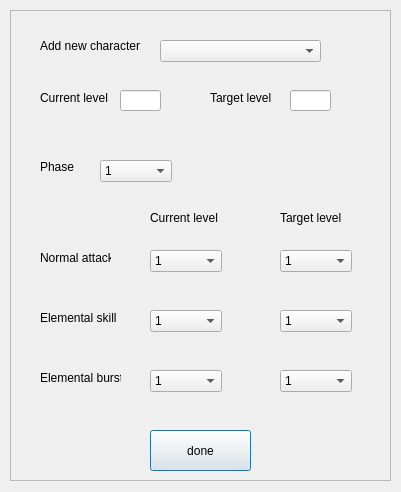
<?xml version="1.0" encoding="UTF-8"?>
<ui version="4.0">
 <class>add_new_character</class>
 <widget class="QDialog" name="add_new_character">
  <property name="geometry">
   <rect>
    <x>0</x>
    <y>0</y>
    <width>401</width>
    <height>492</height>
   </rect>
  </property>
  <property name="windowTitle">
   <string>Add new character</string>
  </property>
  <widget class="QFrame" name="frame">
   <property name="geometry">
    <rect>
     <x>10</x>
     <y>10</y>
     <width>381</width>
     <height>471</height>
    </rect>
   </property>
   <property name="autoFillBackground">
    <bool>true</bool>
   </property>
   <property name="frameShape">
    <enum>QFrame::StyledPanel</enum>
   </property>
   <property name="frameShadow">
    <enum>QFrame::Raised</enum>
   </property>
   <widget class="QLabel" name="label">
    <property name="geometry">
     <rect>
      <x>30</x>
      <y>20</y>
      <width>101</width>
      <height>31</height>
     </rect>
    </property>
    <property name="text">
     <string>Add new character:</string>
    </property>
   </widget>
   <widget class="QComboBox" name="comboBox">
    <property name="geometry">
     <rect>
      <x>150</x>
      <y>30</y>
      <width>161</width>
      <height>22</height>
     </rect>
    </property>
   </widget>
   <widget class="QPushButton" name="pushButton">
    <property name="geometry">
     <rect>
      <x>140</x>
      <y>420</y>
      <width>101</width>
      <height>41</height>
     </rect>
    </property>
    <property name="text">
     <string>done</string>
    </property>
   </widget>
   <widget class="QLabel" name="label_2">
    <property name="geometry">
     <rect>
      <x>30</x>
      <y>80</y>
      <width>71</width>
      <height>16</height>
     </rect>
    </property>
    <property name="text">
     <string>Current level</string>
    </property>
   </widget>
   <widget class="QLabel" name="label_3">
    <property name="geometry">
     <rect>
      <x>200</x>
      <y>80</y>
      <width>71</width>
      <height>16</height>
     </rect>
    </property>
    <property name="text">
     <string>Target level</string>
    </property>
   </widget>
   <widget class="QLineEdit" name="lineEdit">
    <property name="geometry">
     <rect>
      <x>110</x>
      <y>80</y>
      <width>41</width>
      <height>21</height>
     </rect>
    </property>
   </widget>
   <widget class="QLineEdit" name="lineEdit_2">
    <property name="geometry">
     <rect>
      <x>280</x>
      <y>80</y>
      <width>41</width>
      <height>21</height>
     </rect>
    </property>
   </widget>
   <widget class="QLabel" name="label_4">
    <property name="geometry">
     <rect>
      <x>30</x>
      <y>150</y>
      <width>47</width>
      <height>13</height>
     </rect>
    </property>
    <property name="text">
     <string>Phase</string>
    </property>
   </widget>
   <widget class="QLabel" name="label_5">
    <property name="geometry">
     <rect>
      <x>30</x>
      <y>240</y>
      <width>71</width>
      <height>16</height>
     </rect>
    </property>
    <property name="text">
     <string>Normal attack</string>
    </property>
   </widget>
   <widget class="QLabel" name="label_6">
    <property name="geometry">
     <rect>
      <x>30</x>
      <y>300</y>
      <width>81</width>
      <height>16</height>
     </rect>
    </property>
    <property name="text">
     <string>Elemental skill</string>
    </property>
   </widget>
   <widget class="QLabel" name="label_7">
    <property name="geometry">
     <rect>
      <x>30</x>
      <y>360</y>
      <width>81</width>
      <height>16</height>
     </rect>
    </property>
    <property name="text">
     <string>Elemental burst</string>
    </property>
   </widget>
   <widget class="QLabel" name="label_8">
    <property name="geometry">
     <rect>
      <x>270</x>
      <y>200</y>
      <width>71</width>
      <height>16</height>
     </rect>
    </property>
    <property name="text">
     <string>Target level</string>
    </property>
   </widget>
   <widget class="QLabel" name="label_9">
    <property name="geometry">
     <rect>
      <x>140</x>
      <y>200</y>
      <width>71</width>
      <height>16</height>
     </rect>
    </property>
    <property name="text">
     <string>Current level</string>
    </property>
   </widget>
   <widget class="QComboBox" name="comboBox_2">
    <property name="geometry">
     <rect>
      <x>90</x>
      <y>150</y>
      <width>72</width>
      <height>22</height>
     </rect>
    </property>
    <item>
     <property name="text">
      <string>1</string>
     </property>
    </item>
    <item>
     <property name="text">
      <string>2</string>
     </property>
    </item>
    <item>
     <property name="text">
      <string>3</string>
     </property>
    </item>
    <item>
     <property name="text">
      <string>4</string>
     </property>
    </item>
    <item>
     <property name="text">
      <string>5</string>
     </property>
    </item>
    <item>
     <property name="text">
      <string>6</string>
     </property>
    </item>
   </widget>
   <widget class="QComboBox" name="comboBox_4">
    <property name="geometry">
     <rect>
      <x>140</x>
      <y>240</y>
      <width>72</width>
      <height>22</height>
     </rect>
    </property>
    <property name="currentIndex">
     <number>0</number>
    </property>
    <property name="maxVisibleItems">
     <number>11</number>
    </property>
    <item>
     <property name="text">
      <string>1</string>
     </property>
    </item>
    <item>
     <property name="text">
      <string>2</string>
     </property>
    </item>
    <item>
     <property name="text">
      <string>3</string>
     </property>
    </item>
    <item>
     <property name="text">
      <string>4</string>
     </property>
    </item>
    <item>
     <property name="text">
      <string>5</string>
     </property>
    </item>
    <item>
     <property name="text">
      <string>6</string>
     </property>
    </item>
    <item>
     <property name="text">
      <string>7</string>
     </property>
    </item>
    <item>
     <property name="text">
      <string>8</string>
     </property>
    </item>
    <item>
     <property name="text">
      <string>9</string>
     </property>
    </item>
    <item>
     <property name="text">
      <string>10</string>
     </property>
    </item>
   </widget>
   <widget class="QComboBox" name="comboBox_10">
    <property name="geometry">
     <rect>
      <x>270</x>
      <y>240</y>
      <width>72</width>
      <height>22</height>
     </rect>
    </property>
    <property name="currentIndex">
     <number>0</number>
    </property>
    <property name="maxVisibleItems">
     <number>11</number>
    </property>
    <item>
     <property name="text">
      <string>1</string>
     </property>
    </item>
    <item>
     <property name="text">
      <string>2</string>
     </property>
    </item>
    <item>
     <property name="text">
      <string>3</string>
     </property>
    </item>
    <item>
     <property name="text">
      <string>4</string>
     </property>
    </item>
    <item>
     <property name="text">
      <string>5</string>
     </property>
    </item>
    <item>
     <property name="text">
      <string>6</string>
     </property>
    </item>
    <item>
     <property name="text">
      <string>7</string>
     </property>
    </item>
    <item>
     <property name="text">
      <string>8</string>
     </property>
    </item>
    <item>
     <property name="text">
      <string>9</string>
     </property>
    </item>
    <item>
     <property name="text">
      <string>10</string>
     </property>
    </item>
   </widget>
   <widget class="QComboBox" name="comboBox_5">
    <property name="geometry">
     <rect>
      <x>140</x>
      <y>300</y>
      <width>72</width>
      <height>22</height>
     </rect>
    </property>
    <property name="currentIndex">
     <number>0</number>
    </property>
    <property name="maxVisibleItems">
     <number>11</number>
    </property>
    <item>
     <property name="text">
      <string>1</string>
     </property>
    </item>
    <item>
     <property name="text">
      <string>2</string>
     </property>
    </item>
    <item>
     <property name="text">
      <string>3</string>
     </property>
    </item>
    <item>
     <property name="text">
      <string>4</string>
     </property>
    </item>
    <item>
     <property name="text">
      <string>5</string>
     </property>
    </item>
    <item>
     <property name="text">
      <string>6</string>
     </property>
    </item>
    <item>
     <property name="text">
      <string>7</string>
     </property>
    </item>
    <item>
     <property name="text">
      <string>8</string>
     </property>
    </item>
    <item>
     <property name="text">
      <string>9</string>
     </property>
    </item>
    <item>
     <property name="text">
      <string>10</string>
     </property>
    </item>
   </widget>
   <widget class="QComboBox" name="comboBox_6">
    <property name="geometry">
     <rect>
      <x>270</x>
      <y>300</y>
      <width>72</width>
      <height>22</height>
     </rect>
    </property>
    <property name="currentIndex">
     <number>0</number>
    </property>
    <property name="maxVisibleItems">
     <number>11</number>
    </property>
    <item>
     <property name="text">
      <string>1</string>
     </property>
    </item>
    <item>
     <property name="text">
      <string>2</string>
     </property>
    </item>
    <item>
     <property name="text">
      <string>3</string>
     </property>
    </item>
    <item>
     <property name="text">
      <string>4</string>
     </property>
    </item>
    <item>
     <property name="text">
      <string>5</string>
     </property>
    </item>
    <item>
     <property name="text">
      <string>6</string>
     </property>
    </item>
    <item>
     <property name="text">
      <string>7</string>
     </property>
    </item>
    <item>
     <property name="text">
      <string>8</string>
     </property>
    </item>
    <item>
     <property name="text">
      <string>9</string>
     </property>
    </item>
    <item>
     <property name="text">
      <string>10</string>
     </property>
    </item>
   </widget>
   <widget class="QComboBox" name="comboBox_7">
    <property name="geometry">
     <rect>
      <x>140</x>
      <y>360</y>
      <width>72</width>
      <height>22</height>
     </rect>
    </property>
    <property name="currentIndex">
     <number>0</number>
    </property>
    <property name="maxVisibleItems">
     <number>11</number>
    </property>
    <item>
     <property name="text">
      <string>1</string>
     </property>
    </item>
    <item>
     <property name="text">
      <string>2</string>
     </property>
    </item>
    <item>
     <property name="text">
      <string>3</string>
     </property>
    </item>
    <item>
     <property name="text">
      <string>4</string>
     </property>
    </item>
    <item>
     <property name="text">
      <string>5</string>
     </property>
    </item>
    <item>
     <property name="text">
      <string>6</string>
     </property>
    </item>
    <item>
     <property name="text">
      <string>7</string>
     </property>
    </item>
    <item>
     <property name="text">
      <string>8</string>
     </property>
    </item>
    <item>
     <property name="text">
      <string>9</string>
     </property>
    </item>
    <item>
     <property name="text">
      <string>10</string>
     </property>
    </item>
   </widget>
   <widget class="QComboBox" name="comboBox_8">
    <property name="geometry">
     <rect>
      <x>270</x>
      <y>360</y>
      <width>72</width>
      <height>22</height>
     </rect>
    </property>
    <property name="currentIndex">
     <number>0</number>
    </property>
    <property name="maxVisibleItems">
     <number>11</number>
    </property>
    <item>
     <property name="text">
      <string>1</string>
     </property>
    </item>
    <item>
     <property name="text">
      <string>2</string>
     </property>
    </item>
    <item>
     <property name="text">
      <string>3</string>
     </property>
    </item>
    <item>
     <property name="text">
      <string>4</string>
     </property>
    </item>
    <item>
     <property name="text">
      <string>5</string>
     </property>
    </item>
    <item>
     <property name="text">
      <string>6</string>
     </property>
    </item>
    <item>
     <property name="text">
      <string>7</string>
     </property>
    </item>
    <item>
     <property name="text">
      <string>8</string>
     </property>
    </item>
    <item>
     <property name="text">
      <string>9</string>
     </property>
    </item>
    <item>
     <property name="text">
      <string>10</string>
     </property>
    </item>
   </widget>
  </widget>
 </widget>
 <resources/>
 <connections/>
</ui>
